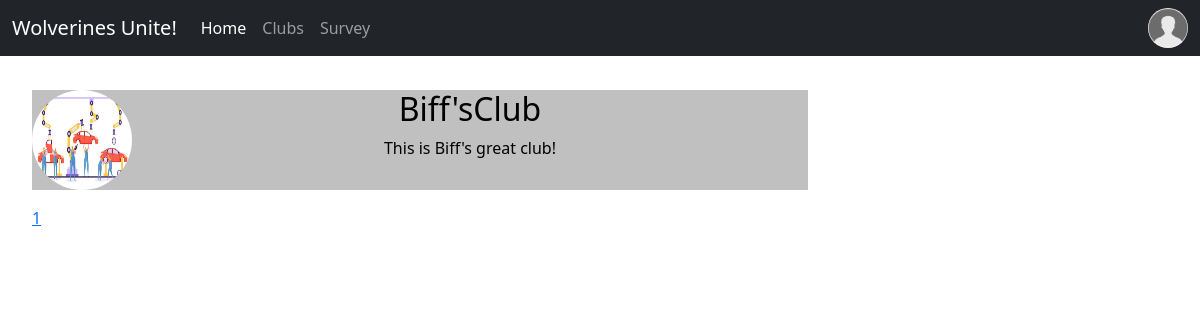
Screenshot of /clubs.php with the database file from the repository.
### tables this page shows
CREATE TABLE `club_table` (
  `clubID` int(11) NOT NULL,
  `name` varchar(40) NOT NULL,
  `category` text NOT NULL,
  `bio` text NOT NULL,
  `contact` text NOT NULL,
  `clubPhoto` varchar(50) NOT NULL
);

### clubs.php (the view, shortened to what this page needs)
<!doctype html>
<html lang="en">
  <head>
<link href="assets/dist/css/bootstrap.min.css" rel="stylesheet">
    <link href="carousel.css" rel="stylesheet">
  </head>
  <body>
  <?php
	$conn = mysqli_connect('localhost', 'root', '');
		if (! $conn) {
				die("Connection failed" . mysqli_connect_error());
		}
		else {
				mysqli_select_db($conn, 'group6_db');
		}
		if (!isset ($_GET['page']) ) {
			$page_number = 1;
		} else {
			$page_number = $_GET['page'];
		}
	$limit = 5;
		$initial_page = ($page_number-1) * $limit;
    $getQuery = "select *from club_table";
    $result = mysqli_query($conn, $getQuery);
    $total_rows = mysqli_num_rows($result);
    $total_pages = ceil ($total_rows / $limit);
	$getQuery = "SELECT *FROM club_table LIMIT " . $initial_page . ',' . $limit;
    $result = mysqli_query($conn, $getQuery);
?>
<header>
  <nav class="navbar navbar-expand-md navbar-dark fixed-top bg-dark">
    <div class="container-fluid">
      <a class="navbar-brand" href="#">Wolverines Unite!</a>
      <div class="collapse navbar-collapse" id="navbarCollapse">
        <ul class="navbar-nav me-auto mb-2 mb-md-0">
          <li class="nav-item">
            <a class="nav-link active" aria-current="page" href="index.html">Home</a>
          </li>
          <li class="nav-item">
            <a class="nav-link" href="clubs.php">Clubs</a>
          </li>
          <li class="nav-item">
            <a class="nav-link" href="survey.html">Survey</a>
          </li>
        </ul>
		<a class="nav-link profile" href="profile.php"><img src="images/avatar-placeholder.png" style="border-radius:50%;height:40px;width:40px;"></a>
      </div>
    </div>
  </nav>
</header>
	<div class="middlepane">
		<div class="grid-container">
		<?php
		    while ($row = mysqli_fetch_array($result)) {?>
				<a href="club-profile.php?id=<?php echo $row['clubID'] ?>" style="color:black;text-decoration: none;">
					<div class="grid-item">
			<img src= <?php echo "images/" . $row['clubPhoto']; ?> alt="Club Photo">
						<h2><?php echo $row['name']; ?></h2>
						<p><?php echo $row['bio']; ?></p>
					</div>
				</a>
			<?php } ?>
			<p><?php
			for($page_number = 1; $page_number<= $total_pages; $page_number++) {
				echo '<a href = "clubs.php?page=' . $page_number . '">' . $page_number . ' </a>';
			}
			?></p>
		</div>
	</div>
  </body>
</html>

### carousel.css (style rules this page uses)
body { padding-top: 3rem; padding-bottom: 3rem; color: #5a5a5a; }

### clubs.php (style rules this page uses)
body, html { width: 100%; height: 100%; margin: 0; }
.middlepane { margin-top: 10px; width: 70%; height: 100%; float: left; border-collapse: collapse; min-height: 100vh; padding: 2rem; background-size: cover; }
.grid-container { display: grid; grid-template-columns: 1fr; gap: 1rem; }
.grid-item { width: 100%; height: 100px; background-color: silver; }
.grid-item img { height: 100px; width: 100px; float: left; border-radius: 50%; }
.grid-item h2 { text-align: center; }
.grid-item p { text-align: center; }

### rows the page displays
club_table: clubPhoto (picture), name "Biff'sClub", bio "This is Biff's great club!"
